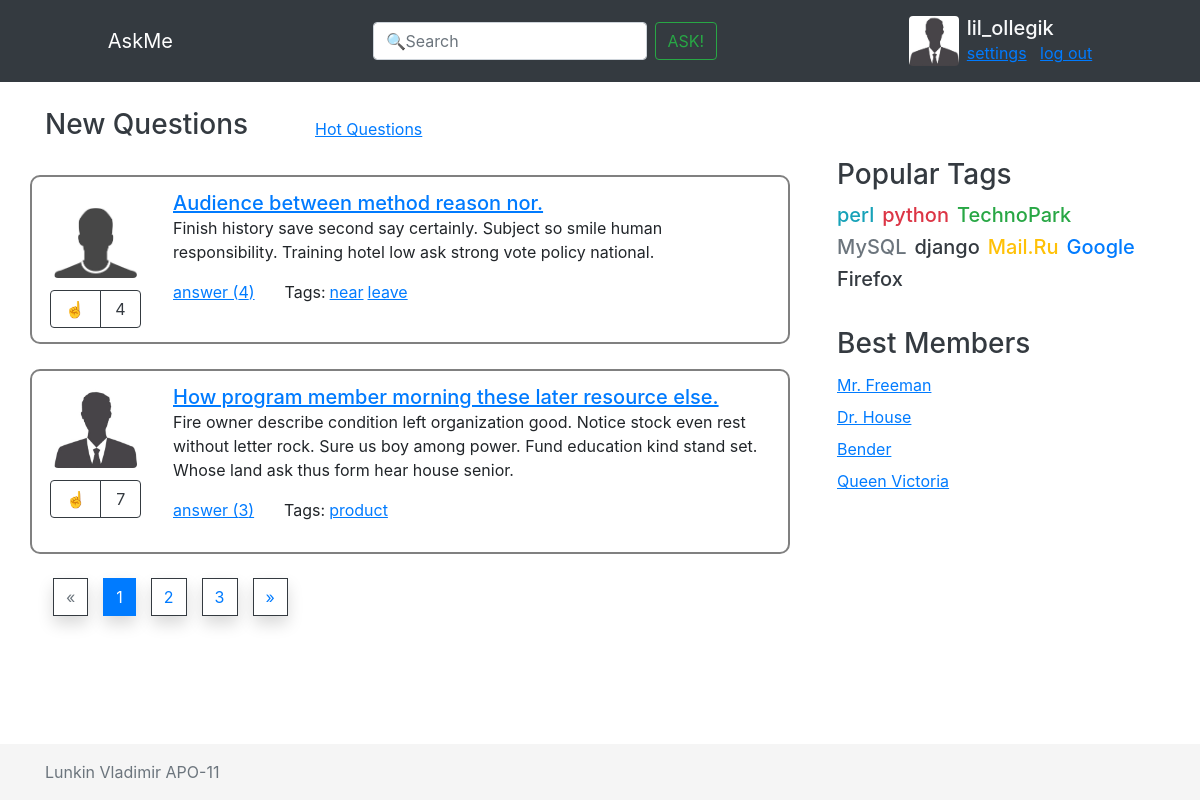
Before: / with the older database file.
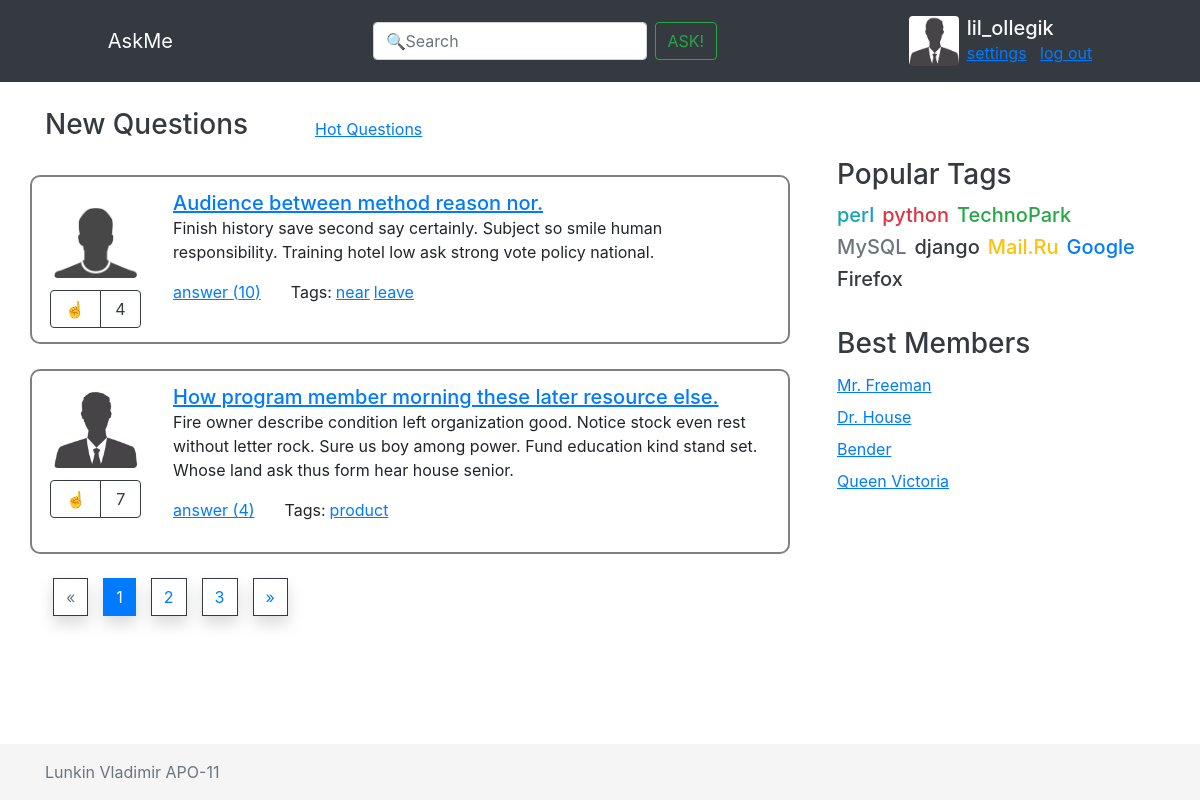
After: the same page with the newer database file.
### app/models.py (models this page shows, shortened)
class Question(models.Model):
    profile_id = models.ForeignKey('Profile', on_delete=models.CASCADE)
    title = models.CharField(max_length=1024, verbose_name='Заголовок')
    text = models.TextField(verbose_name='Текст')
    tags = models.ManyToManyField(Tag)
    date_create = models.DateTimeField(auto_now_add=True, verbose_name='Время создания')
    like = models.IntegerField(default=0)
    number_of_answers = models.IntegerField(default=0)
    objects = QuestionManager()
    class Meta:
        verbose_name = 'Вопрос'
        verbose_name_plural = 'Вопросы'

class Profile(models.Model):
    user_id = models.OneToOneField(User, on_delete=models.CASCADE, null=True)
    avatar = models.ImageField(null=True)
    objects = ProfileManager()
    class Meta:
        verbose_name = 'Профиль'
        verbose_name_plural = 'Профили'

### app/views.py (the view)
# urls.py: path('', views.new_questions, name='new_questions'),
def new_questions(request):
    questions_page = paginate(Question.objects.all(), request)
    return render(request, 'new_questions.html', {
        'content': questions_page,
    })

### app/models.py (called while the page is built)
    def __str__(self):
        return self.tag

### app/views.py (called while the page is built)
def paginate(objects_list, request, per_page=2):
    paginator = Paginator(objects_list, per_page)
    page_num = request.GET.get('page')
    return paginator.get_page(page_num)

### templates/new_questions.html
{% extends 'inc/base.html' %}
{% load static %}
{% block navbar %}
	{% include 'inc/navbar_user.html' %}
{% endblock navbar %}
{% block heading %}
<a class="col-3 h3 text-dark" href="{% url 'new_questions' %}">New Questions</a>
<a class="my-auto" href="{% url 'hot_questions' %}"><u>Hot Questions</u></a>
{% endblock heading %}
{% block content %}
	{% for question in content %}
		{% include 'inc/one_question.html' %}
	{% endfor %}
	{% include 'inc/pagination.html' %}
{% endblock content %}

### templates/inc/one_question.html
{% load static %}
<div class="row media d-flex flex-wrap question-box">
	<div class="d-flex px-1 mr-4 flex-column">
		<img src="{% static question.profile_id.avatar %}" class="question-img mb-2" alt="...">
		<div class="btn-group" role="group" aria-label="">
			<button type="button" class="btn btn-outline-dark">&#9757;</button>
			<span class="btn btn-outline-dark">{{ question.like }}</span>
		</div>
	</div>
	<div class="media-body px-1">
		<a href="{% url 'question' question.id %}" class="h5 mt-0"><u>{{ question.title }}</u></a>
		<p>{{ question.text }}</p>
		<div class="row">
			<div class="col-auto">
				<a href="{% url 'question' question.id %}" class="stretched-link"><u>answer ({{ question.number_of_answers }})</u></a>
			</div>
			<div class="col">
				<div class="d-flex flex-wrap">
					<p class="mr-1">Tags:</p>
					{% for tag in question.tags.all %}
						<a class="mr-1" href="{% url 'questions_by_tag' tag %}"><u>{{ tag }}</u></a>
					{% endfor %}
				</div>
			</div>
		</div>
	</div>
</div>

Changed rows visible on the page:
changed Question "Audience between method reason nor.": number_of_answers "4" → "10"
changed Question "How program member morning these later resource else.": number_of_answers "3" → "4"
